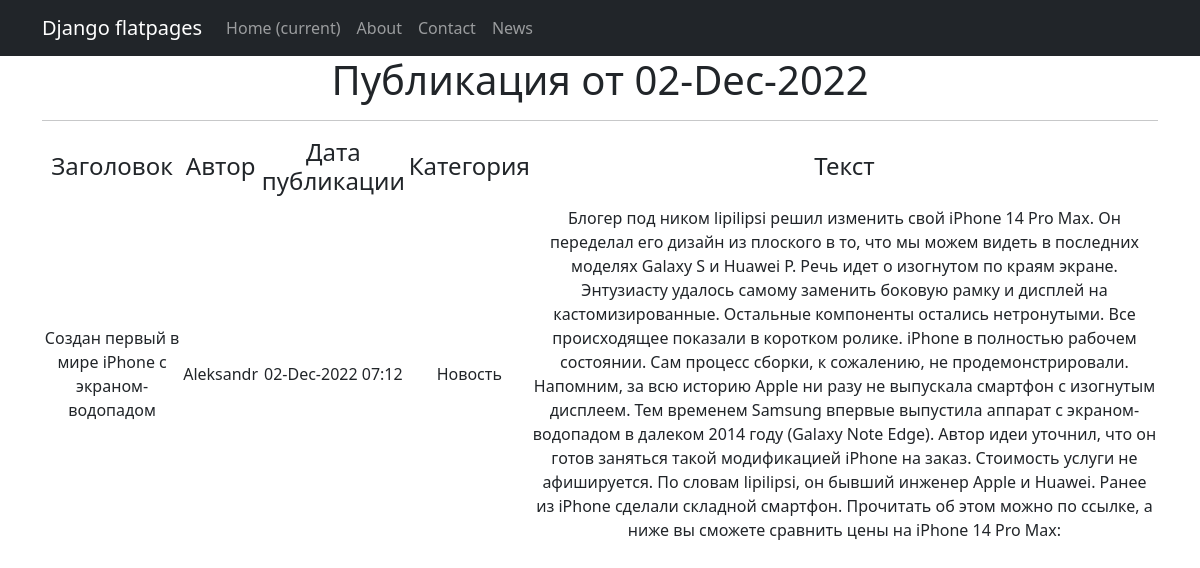
The page /news_search/4/ on the database its author committed.
### news/models.py (models this page shows, shortened)
class Post(models.Model):
    author = models.ForeignKey(Author, on_delete=models.CASCADE)
    News = 'NW'
    Article  = 'AR'
    CATEGORY_CHOICES = (
        (News, 'Новость'),
        (Article , 'Статья'),
    )
    categoryType = models.CharField(max_length=2, choices=CATEGORY_CHOICES, default=Article)
    dateCreation = models.DateTimeField(auto_now_add=True)
    postCategory = models.ManyToManyField(Category, through='PostCategory')
    title = models.CharField(max_length=128)
    text = models.TextField()
    rating = models.SmallIntegerField(default=0)

class Author(models.Model):
    authorUser = models.OneToOneField(User, on_delete=models.CASCADE)
    retingAuthor = models.SmallIntegerField(default=0)

### news/views.py (the view)
# urls.py: path('<int:pk>/', PostDetailView.as_view(), name='post_detail')
class PostDetailView(DetailView):
    model = Post
    template_name = 'details/post_detail.html'
    context_object_name = 'news'

### news/templatetags/custom_filters.py (called while the page is built)
@register.filter(name='censor')
def censor(value):
    for word in censor_list:
        value = value.replace(word, '*****')
    return value

### templates/details/post_detail.html (shortened to what this page needs)
{% extends 'flatpages/default.html' %}
{% load custom_filters %}
{% block content %}
    {% if news %}
    <h1>Публикация от {{news.dateCreation|date:'d-M-Y'}}</h1>
    <table>
        <tr>
            <td>
                <h4>Заголовок</h4>
            </td>
            <td>
                 <h4>Автор </h4>
            </td>
            <td>
                 <h4>Дата публикации </h4>
            </td>
            <td>
                 <h4>Категория </h4>
            </td>
            <td>
                 <h4>Текст </h4>
            </td>
         </tr>
<hr>
        <tr>
            <td>
                {{ news.title|censor }}
            </td>
            <td>
                {{ news.author.authorUser.username }}
            </td>
            <td>
                {{ news.dateCreation|date:'d-M-Y H:m' }}
            </td>
            <td>
                {{ news.get_categoryType_display }}
            </td>
            <td>
                {{ news.text|censor }}
            </td>
        </tr>
    </table>
    {% else %}
        <h1>Новостей нет!</h1>
    {% endif %}
{% endblock content %}

### rows shown on the page
Post: dateCreation "02-Dec-2022", title|censor "Создан первый в мире iPhone с экраном-водопадом", author.authorUser.username "Aleksandr", dateCreation "02-Dec-2022 07:12", categoryType "Новость", text|censor "Блогер под ником lipilipsi решил изменить свой iPhone 14 Pro Max. Он переделал его дизайн из плоского в то, что мы можем видеть в последних моделях Galaxy S и Huawei P. Речь идет о изогнутом по краям экране. Энтузиасту удалось самому заменить боковую рамку и дисплей на кастомизированные. Остальные компоненты остались нетронутыми. Все происходящее показали в коротком ролике. iPhone в полностью рабочем состоянии. Сам процесс сборки, к сожалению, не продемонстрировали. Напомним, за всю историю Apple ни разу не выпускала смартфон с изогнутым дисплеем. Тем временем Samsung впервые выпустила аппарат с экраном-водопадом в далеком 2014 году (Galaxy Note Edge). Автор идеи уточнил, что он готов…"
